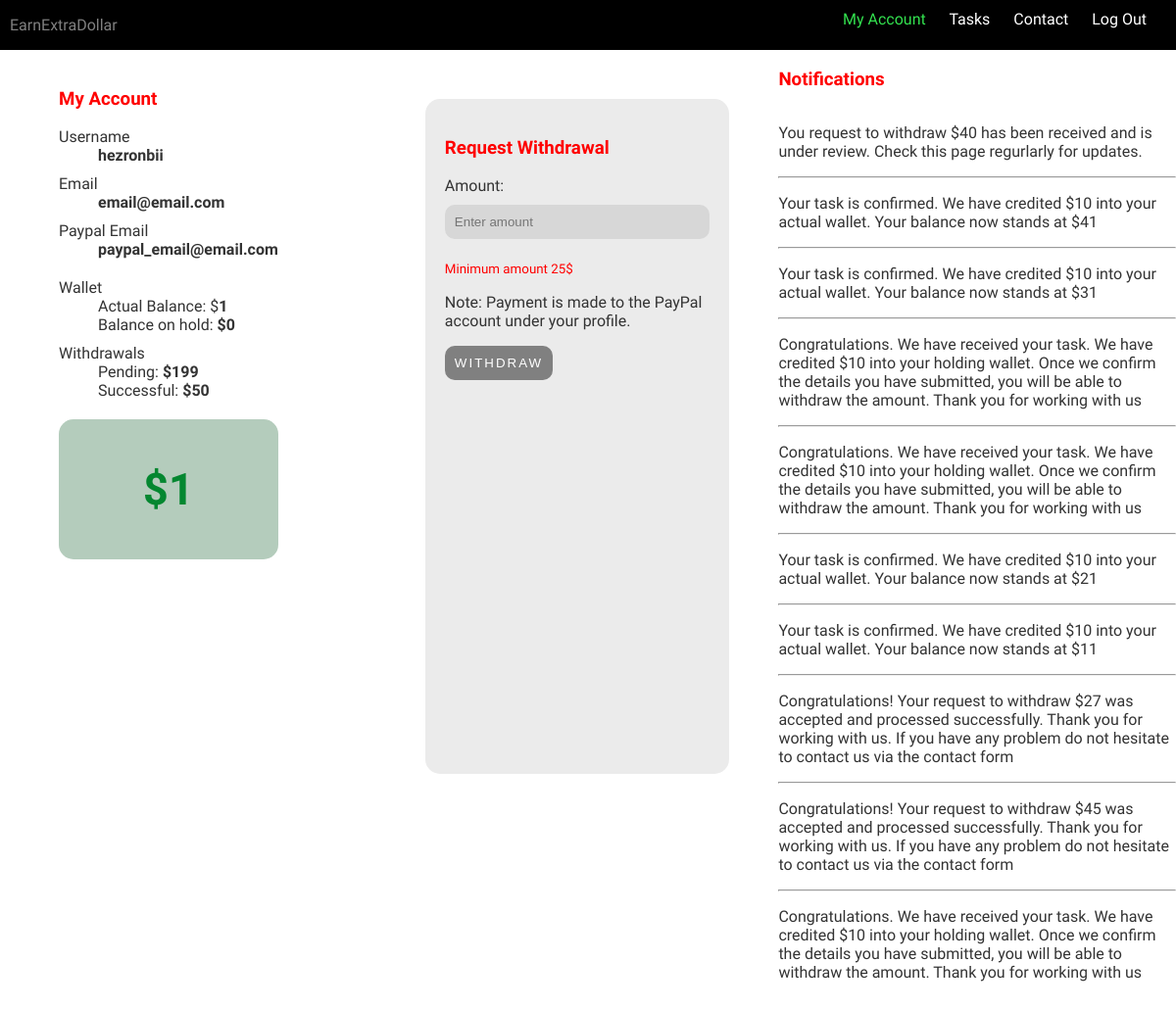
The app's page /account/ (signed in) with its own data.
### RemoTasker/models.py (models this page shows, shortened)
class UserProfile(models.Model):
    firstname = models.TextField(default='firstname')
    lastname = models.TextField(default='lastname')
    username = models.TextField(default='username')
    email = models.TextField(default='email')
    paypalEmail = models.TextField(default='paypal_email')
    phoneNumber = models.TextField(default='phone number')
    country = models.TextField(default='country')
    dialCode = models.TextField(default='dial_code')
    balanceHold = models.IntegerField(default=0)
    balanceActual = models.IntegerField(default=0)
    withdrawSuccess = models.IntegerField(default=0)
    withdrawPending = models.IntegerField(default=0)

class UserNotifications(models.Model):
    user = models.ForeignKey(UserProfile, null=True, on_delete=models.CASCADE)
    message = models.TextField(default='message')
    date = models.DateTimeField(default=datetime.now())
    isRead = models.BooleanField(default=False)
    timesViewed = models.IntegerField(default=0)

### RemoTasker/views.py (the view, shortened to what this page needs)
# urls.py: path('account/', views.account, name='account'),
@login_required(login_url='/login/')
def account(request):
    up = UserProfile.objects.filter(username=request.user).first()
    unf = UserNotifications.objects.filter(user=up).order_by('-pk')
    for r in UserNotifications.objects.filter(user=up):
        if r.timesViewed > 0:
            r.isRead = True
            r.save()
        else:
            r.timesViewed += 1
            r.save()
    context = {
        'usr': up,
        'notf': unf,
    }
    return render(request, 'account.html', context=context)

### RemoTasker/templates/account.html (shortened to what this page needs)
<!DOCTYPE html>
{% load static %}
<html lang="en">
<head>
    <link rel="stylesheet" href="../static/css/main.css">
    <link rel="stylesheet" href="https://cdnjs.cloudflare.com/ajax/libs/font-awesome/5.15.3/css/all.min.css"
/>
</head>
<body>
<nav class="w3-bar w3-black" style="justify-content:space-between;display:flex">
    <a href="{% url 'home' %}" style="text-decoration:none"><p id="title">EarnExtraDollar</p></a>
    <div style="padding:10px" class="nav-links">
        <a href="{%  url 'account' %}" class="w3-button w3-bar-item" style="color:#33E24F;">My Account</a>
        <a href="{%  url 'availableTasks' %}" class="w3-button w3-bar-item">Tasks</a>
        <a href="{%  url 'contact' %}" class="w3-button w3-bar-item">Contact</a>
        <a href="{%  url 'logout' %}" class="w3-button w3-bar-item">Log Out</a>
    </div>
</nav>
<div style="margin-left:5%">
    <div style="display:flex;justify-content:space-evenly;align-items:top">
        <div style="margin-top:20px;width:20%" class="left-content">
            <h3 style="color:red">My Account</h3>
            <dl>
                <dt>Username</dt>
                <dd class="desc">{{usr.username}}</dd>
                <dt>Email</dt>
                <dd class="desc">{{usr.email}}</dd>
                <dt>Paypal Email</dt>
                <dd class="desc">{{usr.paypalEmail}}</dd>
            </dl>
            <dl>
                <dt>Wallet</dt>
                <dd>Actual Balance: $<span id="withdrawable_balance" class="desc">{{usr.balanceActual}}</span></dd>
                <dd>Balance on hold:<span class="desc"> ${{usr.balanceHold}}</span></dd>
                <dt>Withdrawals</dt>
                <dd>Pending:<span class="desc"> ${{usr.withdrawPending}}</span></dd>
                <dd>Successful:<span class="desc"> ${{usr.withdrawSuccess}}</span></dd>
            </dl>
            <div style="background:#b4ccbc;border-radius:15px;align-items:center;display:flex;justify-content:center">
                <p style="font-size:45px;font-weight:800;letter-spacing:2;padding:0px;color:#048730">${{usr.balanceActual}}</p>
            </div>
        </div>
        <div style="background:#EBEBEB ;padding:20px;margin-top:50px;border-radius:15px;margin-right:50px;height:50vh">
            <h3 style="color:red">Request Withdrawal</h3>
            <form action="{% url 'account' %}" method="POST" class="amount-withdraw">
                <label for="amount">Amount:</label><br>
                <input type="number" placeholder="Enter amount" name="amount" id="amount"><br>
                <small id="amount-desc" style="color:red">Minimum amount 25$</small>
                <p>Note: Payment is made to the PayPal account under your profile.</p>
                <button type="submit" id="withdraw-btn" disabled>WITHDRAW</button>
            </form>
        </div>
        <div style="margin-right:0px;width:60%;">
            <h3 style="color:red">Notifications</h3>
            <div style="overflow-y:scroll;height:70vh">
                {% if notf %}
                {% for n in notf %}
                {% if n.isRead %}
                <div>
                    <p>{{n.message}}</p>
                    <hr>
                </div>
                {% else %}
                <div>
                    <p><strong>{{n.message}}</strong></p>
                    <hr>
                </div>
                {% endif %}
                {% endfor %}
                {% else %}
                <div>
                    <p>You have no new notifications </p>
                    <hr>
                </div>
                {% endif %}
            </div>
        </div>
    </div>
</div>
</body>
</html>

### RemoTasker/static/css/main.css (style rules this page uses)
body { font-family: 'Inria Sans', sans-serif; color: #333; background-image: url('../images/background_img.avif'); background-size: cover; background-position: center; background-repeat: no-repeat; margin: 0; padding: 0; }
nav { background:black; position: sticky; top: 0; z-index: 1000; }
#title { color:grey; font-family: 'Kaushan Script', cursive; margin-left:10px; }
.nav-links a { padding-right:20px; color:white; text-decoration:none; }
dl { margin-bottom:20px; }
dt { margin-top:10px }
.left-content { margin-right:150px; }
.desc { font-weight:bold; }
.amount-withdraw input { width:250px; padding:10px; margin-top:10px; border:none; background:#D7D7D7; border-radius:10px; }
button { background:#00E2B9; padding:10px; color:white; border-radius:10px; border:none; letter-spacing:2px }
button:disabled { background:grey; }
input { width:350px; padding:10px; margin-top:10px; border:none; background:#D7D7D7; border-radius:10px; margin-bottom:20px }

### records on screen
UserProfile: username "hezronbii", email "email@email.com", paypalEmail "paypal_email@email.com", balanceActual "1", balanceHold "0", withdrawPending "199", withdrawSuccess "50"
UserNotifications: message "You request to withdraw $40 has been received and is under review. Check this page regurlarly for updates."
UserNotifications: message "Your task is confirmed. We have credited $10 into your actual wallet. Your balance now stands at $41"
UserNotifications: message "Your task is confirmed. We have credited $10 into your actual wallet. Your balance now stands at $31"
UserNotifications: message "Congratulations. We have received your task. We have credited $10 into your holding wallet. Once we confirm the details you have submitted, you will be able to withdraw the amount. Thank you for working with us"
UserNotifications: message "Congratulations. We have received your task. We have credited $10 into your holding wallet. Once we confirm the details you have submitted, you will be able to withdraw the amount. Thank you for working with us"
UserNotifications: message "Your task is confirmed. We have credited $10 into your actual wallet. Your balance now stands at $21"
UserNotifications: message "Your task is confirmed. We have credited $10 into your actual wallet. Your balance now stands at $11"
UserNotifications: message "Congratulations! Your request to withdraw $27 was accepted and processed successfully. Thank you for working with us. If you have any problem do not hesitate to contact us via the contact form"
UserNotifications: message "Congratulations! Your request to withdraw $45 was accepted and processed successfully. Thank you for working with us. If you have any problem do not hesitate to contact us via the contact form"
UserNotifications: message "Congratulations. We have received your task. We have credited $10 into your holding wallet. Once we confirm the details you have submitted, you will be able to withdraw the amount. Thank you for working with us"
